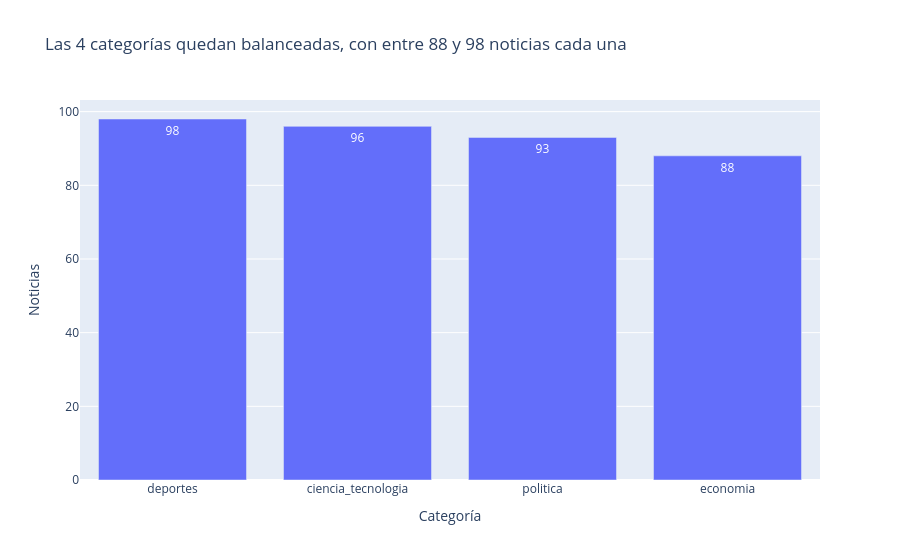

The notebook cell saved with this chart:
### Code cell
conteo = df["etiqueta"].value_counts().reset_index()
fig = px.bar(
    conteo, x="etiqueta", y="count", text="count",
    labels={"etiqueta": "Categoría", "count": "Noticias"},
    title=f"Las 4 categorías quedan balanceadas, con entre {conteo['count'].min()} y {conteo['count'].max()} noticias cada una",
)
fig.show()
fig.write_html("graficos/1_categorias.html")

### Figure 1 — Plotly figure (JSON) as saved in the notebook; plotly's stock layout.template omitted (floating-point values rounded to 4 significant figures)
{"data": [{"hovertemplate": "Categoría=%{x}<br>Noticias=%{text}<extra></extra>", "legendgroup": "", "marker": {"color": "#636efa", "pattern": {"shape": ""}}, "name": "", "orientation": "v", "showlegend": false, "text": [98.0, 96.0, 93.0, 88.0], "textposition": "auto", "x": ["deportes", "ciencia_tecnologia", "politica", "economia"], "xaxis": "x", "y": [98, 96, 93, 88], "yaxis": "y", "type": "bar"}], "layout": {"barmode": "relative", "legend": {"tracegroupgap": 0}, "title": {"text": "Las 4 categorías quedan balanceadas, con entre 88 y 98 noticias cada una"}, "xaxis": {"anchor": "y", "domain": [0.0, 1.0], "title": {"text": "Categoría"}}, "yaxis": {"anchor": "x", "domain": [0.0, 1.0], "title": {"text": "Noticias"}}}}
